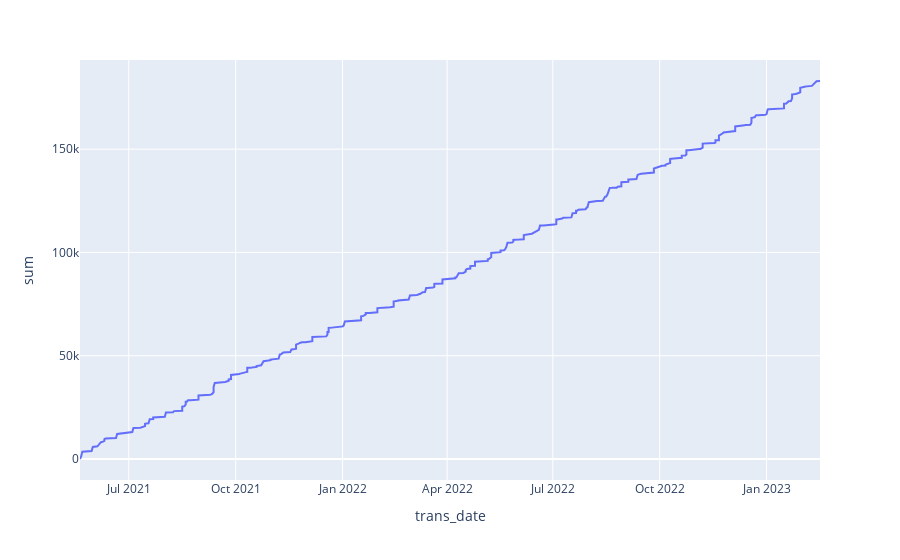

Notebook code cell kept with this figure:
### Code cell
inc = inc.assign(sum=df['amount'].cumsum())
px.line(df, x='trans_date', y='sum', labels={'x':'Date', 'y':'Price'})

### Figure 1 — Plotly figure (JSON) as saved in the notebook; plotly's stock layout.template omitted (floating-point values rounded to 4 significant figures; data arrays with more than 128 entries replaced by an {"elided": "..."} marker saying what was removed)
{"data": [{"hovertemplate": "trans_date=%{x}<br>sum=%{y}<extra></extra>", "legendgroup": "", "line": {"color": "#636efa", "dash": "solid"}, "marker": {"symbol": "circle"}, "mode": "lines", "name": "", "orientation": "v", "showlegend": false, "type": "scatter", "x": {"elided": "784 str values"}, "xaxis": "x", "y": {"elided": "784 int values"}, "yaxis": "y"}], "layout": {"legend": {"tracegroupgap": 0}, "margin": {"t": 60}, "xaxis": {"anchor": "y", "domain": [0, 1], "title": {"text": "trans_date"}}, "yaxis": {"anchor": "x", "domain": [0, 1], "title": {"text": "sum"}}}}
